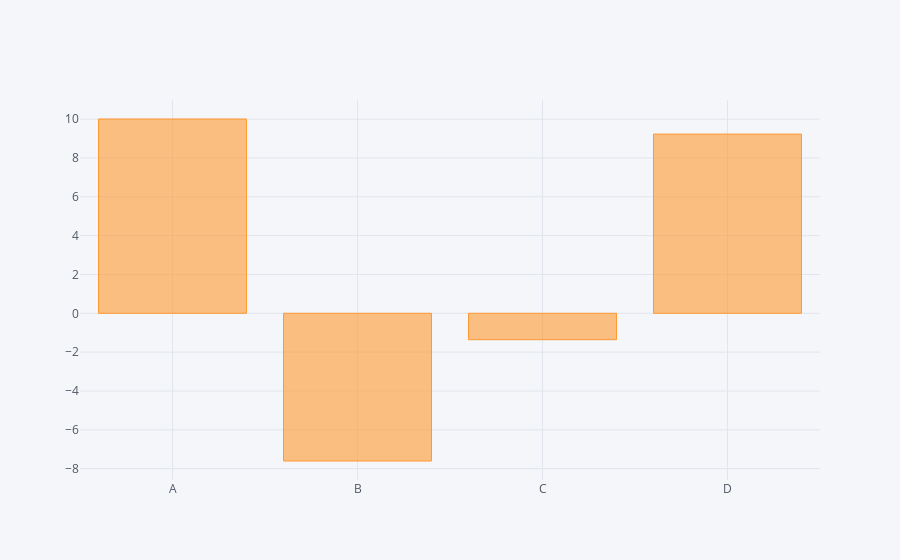

The notebook cell saved with this chart:
### Code cell
df.sum().iplot(kind='bar')

### Figure 1 — Plotly figure (JSON) as saved in the notebook; plotly's stock layout.template omitted (floating-point values rounded to 4 significant figures)
{"data": [{"marker": {"color": "rgba(255, 153, 51, 0.6)", "line": {"color": "rgba(255, 153, 51, 1.0)", "width": 1}}, "name": "None", "orientation": "v", "text": "", "type": "bar", "uid": "682b368d-65c4-4584-8eba-f8f69086ce96", "x": ["A", "B", "C", "D"], "y": [10.01, -7.604, -1.358, 9.228]}], "layout": {"legend": {"bgcolor": "#F5F6F9", "font": {"color": "#4D5663"}}, "paper_bgcolor": "#F5F6F9", "plot_bgcolor": "#F5F6F9", "title": {"font": {"color": "#4D5663"}}, "xaxis": {"gridcolor": "#E1E5ED", "showgrid": true, "tickfont": {"color": "#4D5663"}, "title": {"font": {"color": "#4D5663"}, "text": ""}, "zerolinecolor": "#E1E5ED"}, "yaxis": {"gridcolor": "#E1E5ED", "showgrid": true, "tickfont": {"color": "#4D5663"}, "title": {"font": {"color": "#4D5663"}, "text": ""}, "zerolinecolor": "#E1E5ED"}}}
